Frame 1 (no input): blank canvas, image omitted
Frame 60 (no input): blank canvas, image omitted
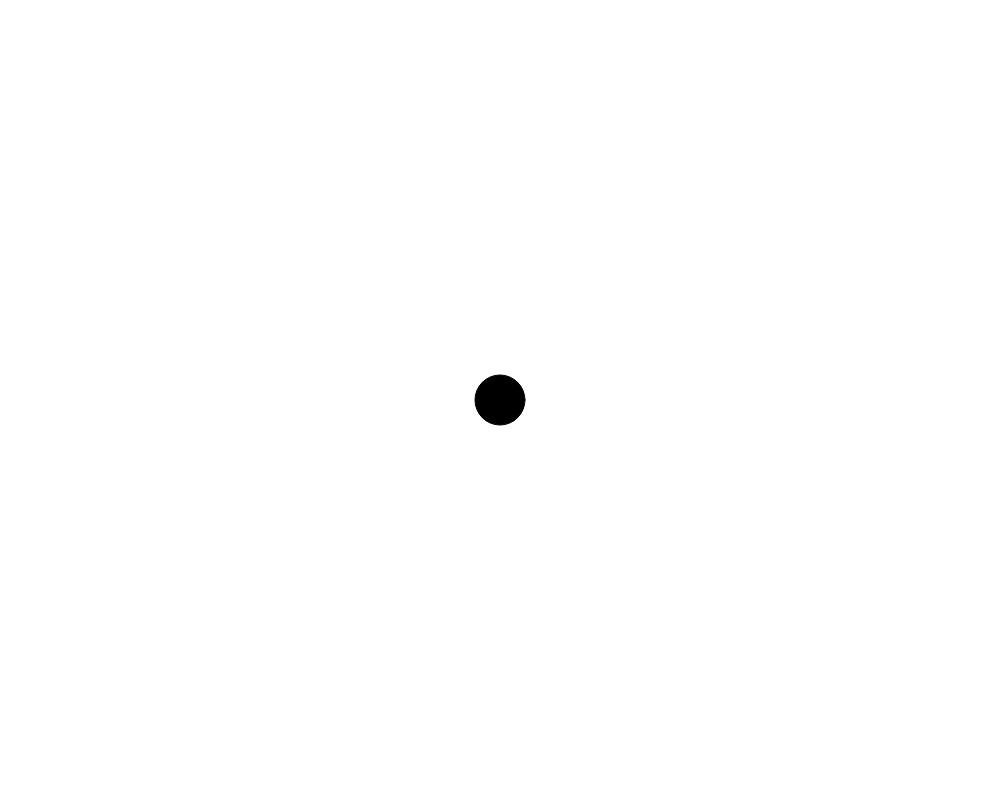
Frame 120 (the mouse pressed at the canvas centre since frame 60)

The p5.js sketch whose frames 1 and 60 were blank and that drew this single picture after the mouse press (run headless with seeded random() and noise() and a simulated clock; from frame 60 on, the mouse is pressed at the canvas centre):

// p5.js sketch
// ── sketch.js
let drops = [];

function setup() {
    createCanvas(1000, 800);
}

function mousePressed()  {
    let drop = new Drop(mouseX, mouseY, 50)
    drops.push(drop)
}

function draw() {
    background(255)
    for (let drop of drops) {
        drop.show()
    }

}
// ── ink.js
class Drop {
    constructor(positionX, positionY, radius) {
        this.positionX = positionX
        this.positionY = positionY
        this.radius = radius
    }

    show() {
        fill(0)
        circle(this.positionX, this.positionY, this.radius)
    }
}
